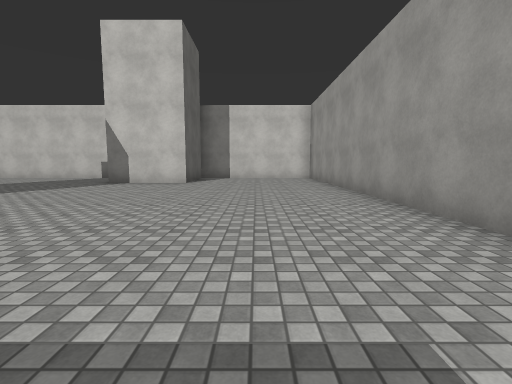
View 1 (above)

22 first-person views from a walk through a Unity game level. The camera is 1.3 m above the floor, tilts 6° down and sees 85° across. The floor is counted in squares, 2 m on a side. Each view is taken from the middle of a square. On the plan, view 1 faces up. The plan holds only what a view shows up to about 9 squares ahead; the rest is blank. The place goes on beyond the plan. The player is left out. Surface patterns are stand-ins for the level's own textures.

View 2
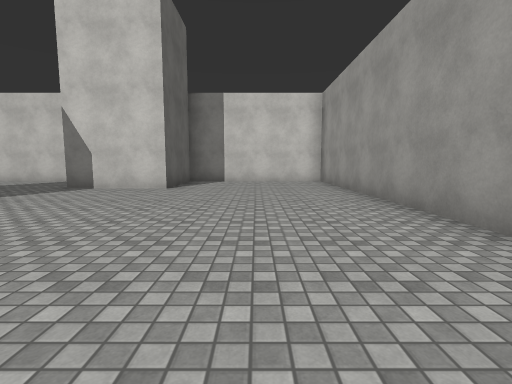

View 3
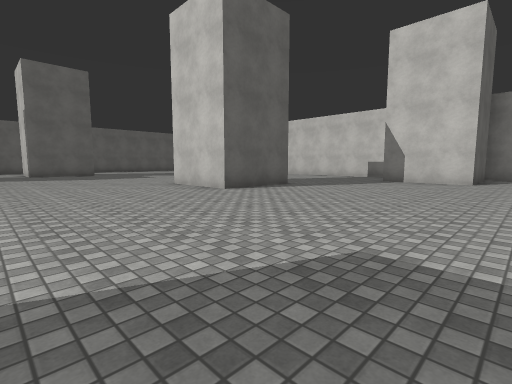

View 4
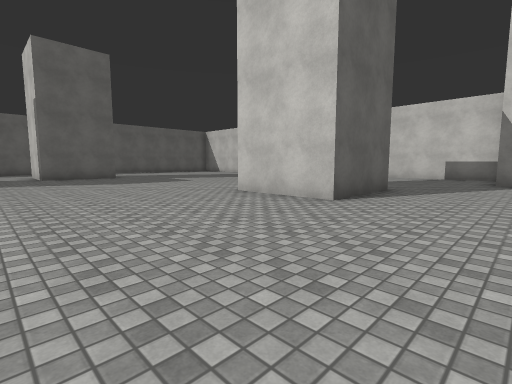

View 5
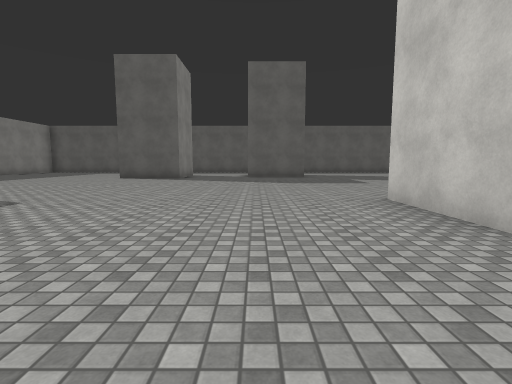

View 6
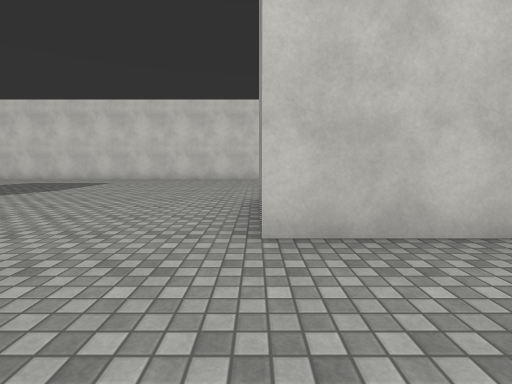

View 7
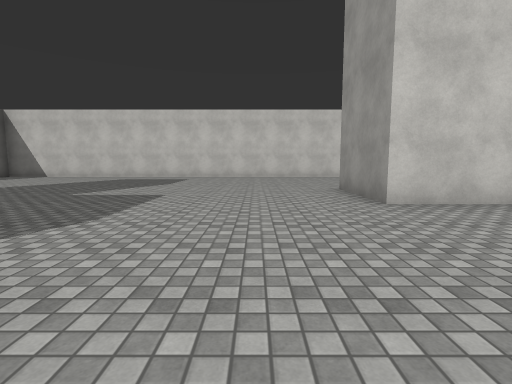

View 8
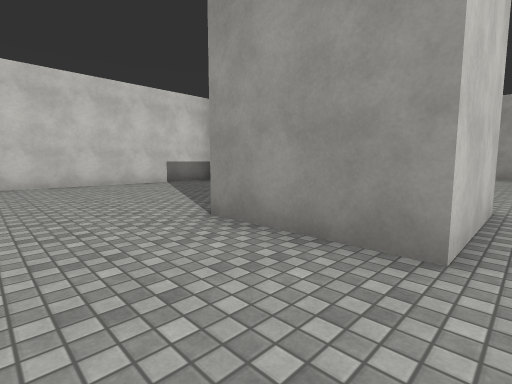

View 9
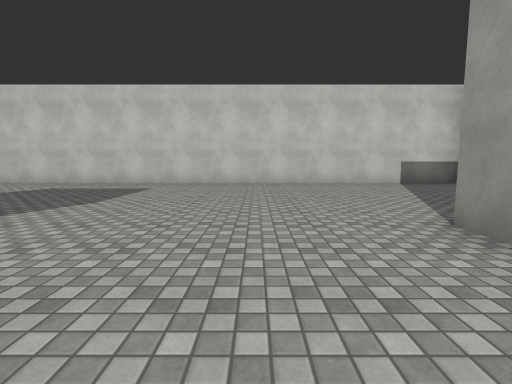

View 10
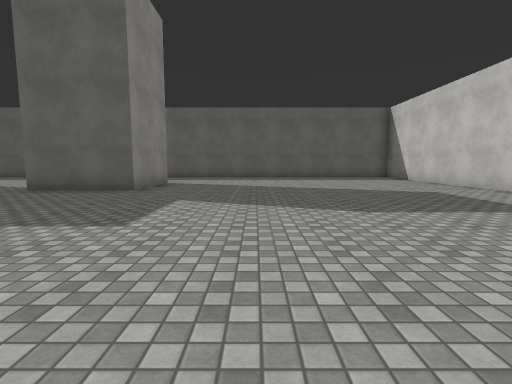

View 11
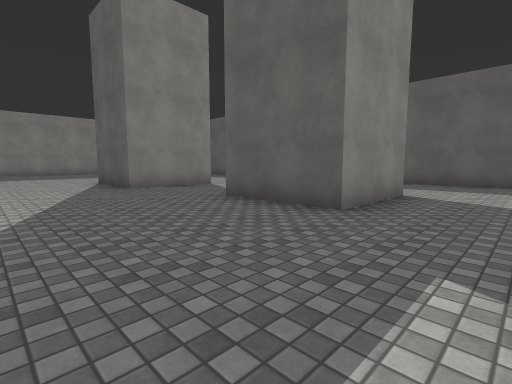

View 12
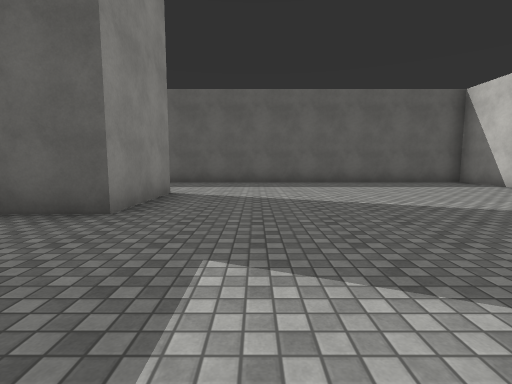

View 13
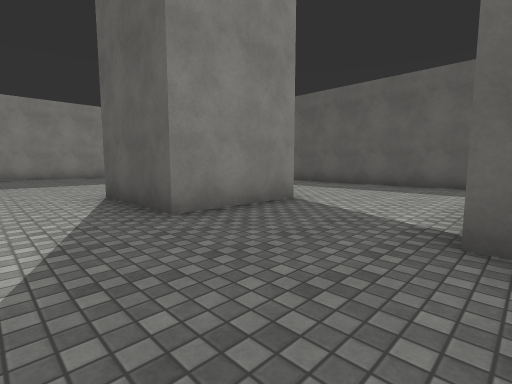

View 14
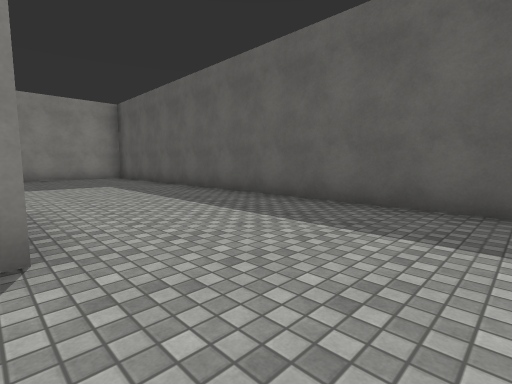

View 15
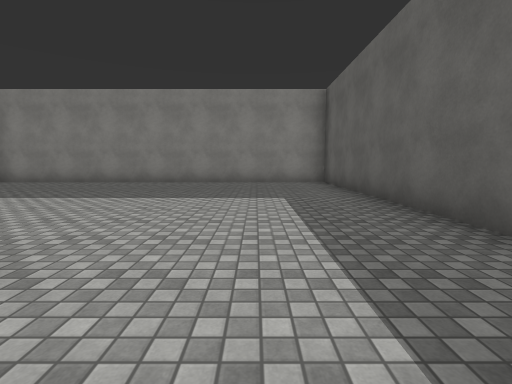

View 16
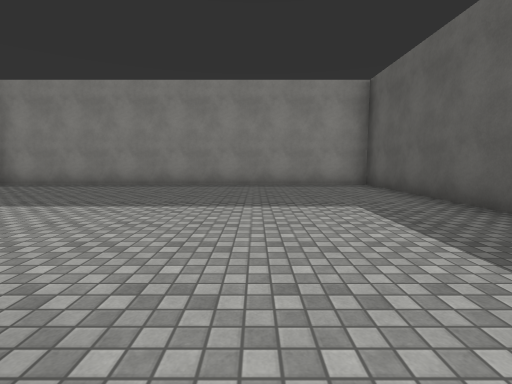

View 17
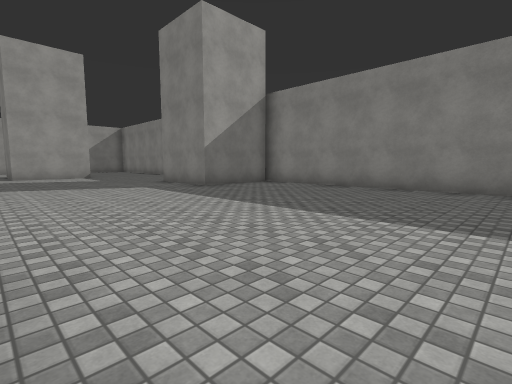

View 18
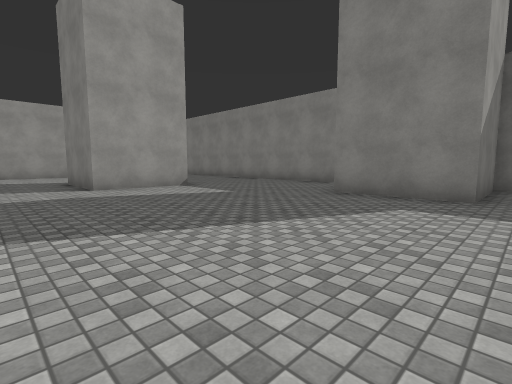

View 19
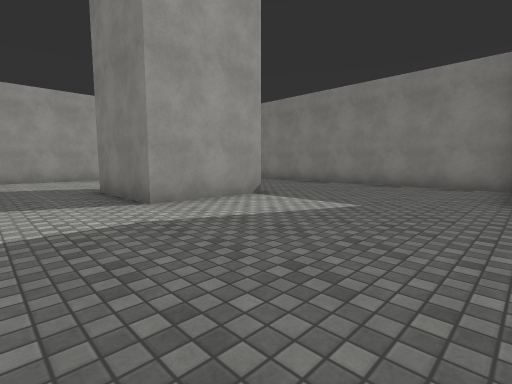

View 20
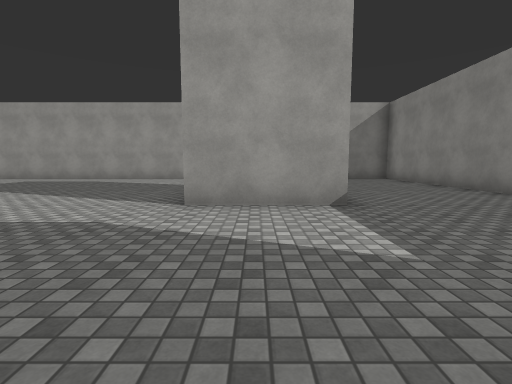

View 21
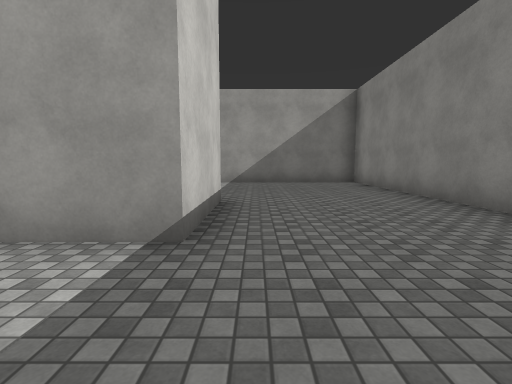

View 22
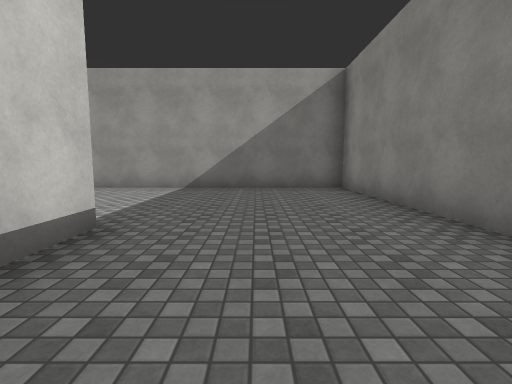

### Floor plan
Points are (right, up) in squares from view 1. A wall is a line through its corners. A room is listed if a view was taken in it or the views show most of it. See-through windows are left out.
Room 1 (views 1, 2, 3, 4, 5, 6, 7, 8, 9, 10, 11, 12, 13, 14, 15, 16, 17, 18, 19, 20, 21, 22)
walls: (-6.4, 5.9) (-6.4, 3.4) (-8.9, 3.4) (-8.9, 5.9); (-18.2, -2.2) (-15.7, -2.2) (-15.7, -4.8); (-19, 3.2) (-16.5, 3.2) (-16.5, 0.6); (-2.2, -8.4) (-4.8, -8.4) (-4.8, -5.9) (-2.2, -5.9); (-22.3, -0.1) (-22.3, -12.3) (-11.4, -12.3) (-11.4, -9.6) (-8.8, -9.6); (-8.8, -12.3) (2.3, -12.3) (2.3, -4.5); (2.3, 2.4) (2.3, 11.1); (-4.6, 11.7) (-22.1, 11.7); (-22.3, 4.6) (-22.3, 2.1); (-2.2, 11) (-2.2, 9) (-4.8, 9)

Positions as (right, up) in squares from view 1, and headings:
1: (0, 0), facing up
2: (0, 2), facing up
3: (-1, -1), facing up-left
4: (-4, -1), facing up-left
5: (-4, 1), facing left
6: (-9, 1), facing up
7: (-11, -1), facing up
8: (-11, 3), facing up-right
9: (-11, 3), facing up
10: (-10, 6), facing left
11: (-13, 5), facing down-left
12: (-13, 5), facing left
13: (-14, 1), facing down-left
14: (-18, 0), facing down-left
15: (-20, -3), facing down
16: (-19, -4), facing down
17: (-18, -5), facing down-right
18: (-12, -4), facing down-right
19: (-9, -4), facing down-right
20: (-9, -7), facing right
21: (-7, -9), facing right
22: (-5, -10), facing right
